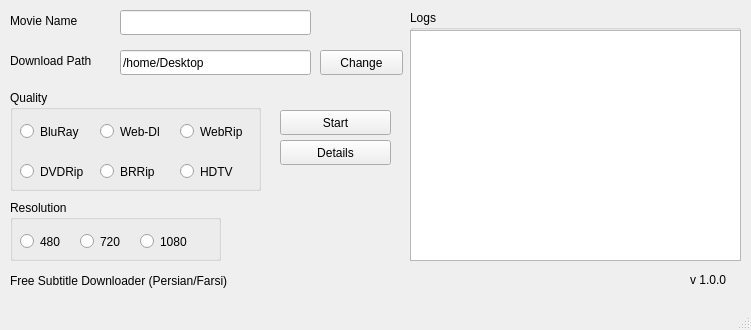
<?xml version="1.0" encoding="UTF-8"?>
<ui version="4.0">
 <class>MainWindow</class>
 <widget class="QMainWindow" name="MainWindow">
  <property name="geometry">
   <rect>
    <x>0</x>
    <y>0</y>
    <width>751</width>
    <height>330</height>
   </rect>
  </property>
  <property name="windowTitle">
   <string>MainWindow</string>
  </property>
  <widget class="QWidget" name="centralwidget">
   <widget class="QLineEdit" name="movieName">
    <property name="geometry">
     <rect>
      <x>120</x>
      <y>10</y>
      <width>191</width>
      <height>25</height>
     </rect>
    </property>
    <property name="sizePolicy">
     <sizepolicy hsizetype="Preferred" vsizetype="Preferred">
      <horstretch>0</horstretch>
      <verstretch>0</verstretch>
     </sizepolicy>
    </property>
   </widget>
   <widget class="QLineEdit" name="downloadPath">
    <property name="geometry">
     <rect>
      <x>120</x>
      <y>50</y>
      <width>191</width>
      <height>25</height>
     </rect>
    </property>
    <property name="text">
     <string>/home/Desktop</string>
    </property>
   </widget>
   <widget class="QPushButton" name="btnStart">
    <property name="geometry">
     <rect>
      <x>280</x>
      <y>110</y>
      <width>111</width>
      <height>25</height>
     </rect>
    </property>
    <property name="text">
     <string>Start</string>
    </property>
   </widget>
   <widget class="QPushButton" name="downloadPathButton">
    <property name="geometry">
     <rect>
      <x>320</x>
      <y>50</y>
      <width>83</width>
      <height>25</height>
     </rect>
    </property>
    <property name="text">
     <string>Change</string>
    </property>
   </widget>
   <widget class="QGroupBox" name="groupBox">
    <property name="geometry">
     <rect>
      <x>10</x>
      <y>90</y>
      <width>251</width>
      <height>101</height>
     </rect>
    </property>
    <property name="title">
     <string>Quality</string>
    </property>
    <widget class="QRadioButton" name="rdbBRRip">
     <property name="geometry">
      <rect>
       <x>90</x>
       <y>70</y>
       <width>71</width>
       <height>23</height>
      </rect>
     </property>
     <property name="text">
      <string>BRRip</string>
     </property>
    </widget>
    <widget class="QRadioButton" name="rdbHDTV">
     <property name="geometry">
      <rect>
       <x>170</x>
       <y>70</y>
       <width>61</width>
       <height>23</height>
      </rect>
     </property>
     <property name="text">
      <string>HDTV</string>
     </property>
    </widget>
    <widget class="QRadioButton" name="rdbWebRip">
     <property name="geometry">
      <rect>
       <x>170</x>
       <y>30</y>
       <width>71</width>
       <height>23</height>
      </rect>
     </property>
     <property name="text">
      <string>WebRip</string>
     </property>
    </widget>
    <widget class="QRadioButton" name="rdbDVDRip">
     <property name="geometry">
      <rect>
       <x>10</x>
       <y>70</y>
       <width>81</width>
       <height>23</height>
      </rect>
     </property>
     <property name="text">
      <string>DVDRip</string>
     </property>
    </widget>
    <widget class="QRadioButton" name="rdbBlueRay">
     <property name="geometry">
      <rect>
       <x>10</x>
       <y>30</y>
       <width>71</width>
       <height>23</height>
      </rect>
     </property>
     <property name="text">
      <string>BluRay</string>
     </property>
    </widget>
    <widget class="QRadioButton" name="rdbWebDL">
     <property name="geometry">
      <rect>
       <x>90</x>
       <y>30</y>
       <width>71</width>
       <height>23</height>
      </rect>
     </property>
     <property name="text">
      <string>Web-Dl</string>
     </property>
    </widget>
   </widget>
   <widget class="QGroupBox" name="groupBox_2">
    <property name="geometry">
     <rect>
      <x>10</x>
      <y>200</y>
      <width>211</width>
      <height>61</height>
     </rect>
    </property>
    <property name="title">
     <string>Resolution</string>
    </property>
    <widget class="QRadioButton" name="res1080">
     <property name="geometry">
      <rect>
       <x>130</x>
       <y>30</y>
       <width>61</width>
       <height>23</height>
      </rect>
     </property>
     <property name="text">
      <string>1080</string>
     </property>
    </widget>
    <widget class="QRadioButton" name="res480">
     <property name="geometry">
      <rect>
       <x>10</x>
       <y>30</y>
       <width>51</width>
       <height>23</height>
      </rect>
     </property>
     <property name="text">
      <string>480</string>
     </property>
    </widget>
    <widget class="QRadioButton" name="res720">
     <property name="geometry">
      <rect>
       <x>70</x>
       <y>30</y>
       <width>51</width>
       <height>23</height>
      </rect>
     </property>
     <property name="text">
      <string>720</string>
     </property>
    </widget>
   </widget>
   <widget class="QLabel" name="label">
    <property name="geometry">
     <rect>
      <x>10</x>
      <y>10</y>
      <width>81</width>
      <height>21</height>
     </rect>
    </property>
    <property name="text">
     <string>Movie Name</string>
    </property>
   </widget>
   <widget class="QLabel" name="label_2">
    <property name="geometry">
     <rect>
      <x>10</x>
      <y>50</y>
      <width>101</width>
      <height>21</height>
     </rect>
    </property>
    <property name="text">
     <string>Download Path</string>
    </property>
   </widget>
   <widget class="QLabel" name="label_3">
    <property name="geometry">
     <rect>
      <x>690</x>
      <y>270</y>
      <width>51</width>
      <height>20</height>
     </rect>
    </property>
    <property name="text">
     <string>v 1.0.0</string>
    </property>
   </widget>
   <widget class="QGroupBox" name="groupBox_3">
    <property name="geometry">
     <rect>
      <x>410</x>
      <y>10</y>
      <width>331</width>
      <height>251</height>
     </rect>
    </property>
    <property name="title">
     <string>Logs</string>
    </property>
    <widget class="QTextBrowser" name="txtlogs">
     <property name="geometry">
      <rect>
       <x>0</x>
       <y>20</y>
       <width>331</width>
       <height>231</height>
      </rect>
     </property>
    </widget>
   </widget>
   <widget class="QPushButton" name="detailsBtn">
    <property name="geometry">
     <rect>
      <x>280</x>
      <y>140</y>
      <width>111</width>
      <height>25</height>
     </rect>
    </property>
    <property name="text">
     <string>Details</string>
    </property>
   </widget>
   <widget class="QLabel" name="label_4">
    <property name="geometry">
     <rect>
      <x>10</x>
      <y>270</y>
      <width>271</width>
      <height>21</height>
     </rect>
    </property>
    <property name="text">
     <string>Free Subtitle Downloader (Persian/Farsi)</string>
    </property>
   </widget>
  </widget>
  <widget class="QMenuBar" name="menubar">
   <property name="geometry">
    <rect>
     <x>0</x>
     <y>0</y>
     <width>751</width>
     <height>22</height>
    </rect>
   </property>
  </widget>
  <widget class="QStatusBar" name="statusbar"/>
 </widget>
 <resources/>
 <connections>
  <connection>
   <sender>downloadPathButton</sender>
   <signal>clicked()</signal>
   <receiver>MainWindow</receiver>
   <slot>deleteLater()</slot>
   <hints>
    <hint type="sourcelabel">
     <x>361</x>
     <y>84</y>
    </hint>
    <hint type="destinationlabel">
     <x>376</x>
     <y>152</y>
    </hint>
   </hints>
  </connection>
 </connections>
</ui>
